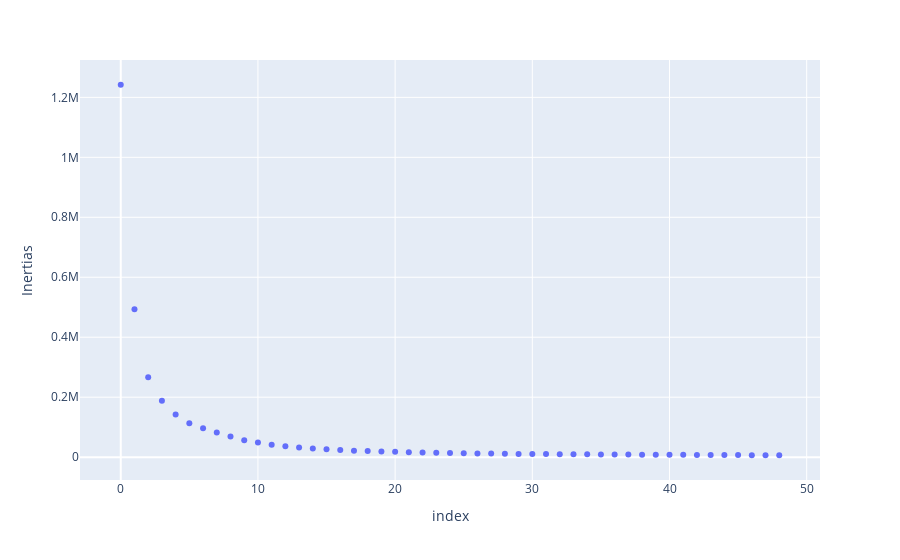

Notebook source saved alongside this figure:
### Code cell
inertiaDF = pd.DataFrame(inertiaList, columns=['Inertias'])
fig = px.scatter(inertiaDF, y="Inertias")
fig.show()

### Figure 1 — Plotly figure (JSON) as saved in the notebook; plotly's stock layout.template omitted (floating-point values rounded to 4 significant figures)
{"data": [{"hovertemplate": "index=%{x}<br>Inertias=%{y}<extra></extra>", "legendgroup": "", "marker": {"color": "#636efa", "symbol": "circle"}, "mode": "markers", "name": "", "orientation": "v", "showlegend": false, "type": "scatter", "x": [0, 1, 2, 3, 4, 5, 6, 7, 8, 9, 10, 11, 12, 13, 14, 15, 16, 17, 18, 19, 20, 21, 22, 23, 24, 25, 26, 27, 28, 29, 30, 31, 32, 33, 34, 35, 36, 37, 38, 39, 40, 41, 42, 43, 44, 45, 46, 47, 48], "xaxis": "x", "y": [1242000.0, 493600.0, 266400.0, 188300.0, 142600.0, 113300.0, 96660.0, 82210.0, 68710.0, 56770.0, 48780.0, 41480.0, 36120.0, 32480.0, 29160.0, 26560.0, 24270.0, 21750.0, 20120.0, 18820.0, 17760.0, 16720.0, 15480.0, 14620.0, 13630.0, 13210.0, 12460.0, 12000.0, 11430.0, 10880.0, 10530.0, 10220.0, 9891.0, 9624.0, 9331.0, 8963.0, 8767.0, 8496.0, 8237.0, 8067.0, 7673.0, 7655.0, 7332.0, 7094.0, 6923.0, 6768.0, 6465.0, 6457.0, 6346.0], "yaxis": "y"}], "layout": {"legend": {"tracegroupgap": 0}, "margin": {"t": 60}, "xaxis": {"anchor": "y", "domain": [0, 1], "title": {"text": "index"}}, "yaxis": {"anchor": "x", "domain": [0, 1], "title": {"text": "Inertias"}}}}
